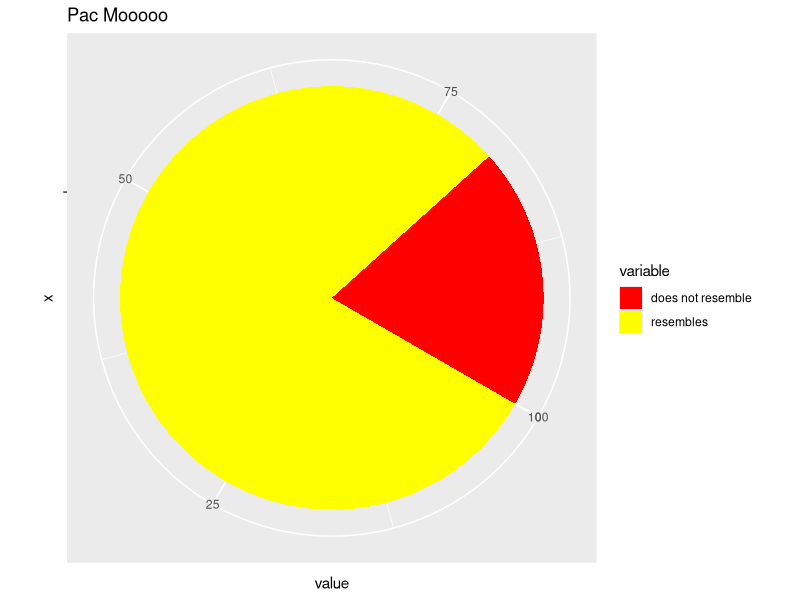

R code for this plot:
## ---- chunk 1
knitr::opts_chunk$set(echo = TRUE)
library("ggplot2")
## ---- chunk 2
# Hadley (and Joel)'s favourite pie chart
df <- data.frame(
  variable = c("does not resemble", "resembles"),
  value = c(20, 80)
)
ggplot(df, aes(x = "", y = value, fill = variable)) +
  geom_bar(width = 1, stat = "identity") +
  scale_fill_manual(values = c("red", "yellow")) +
  coord_polar("y", start = 2*pi/3) +
  labs(title = "Pac Mooooo")
